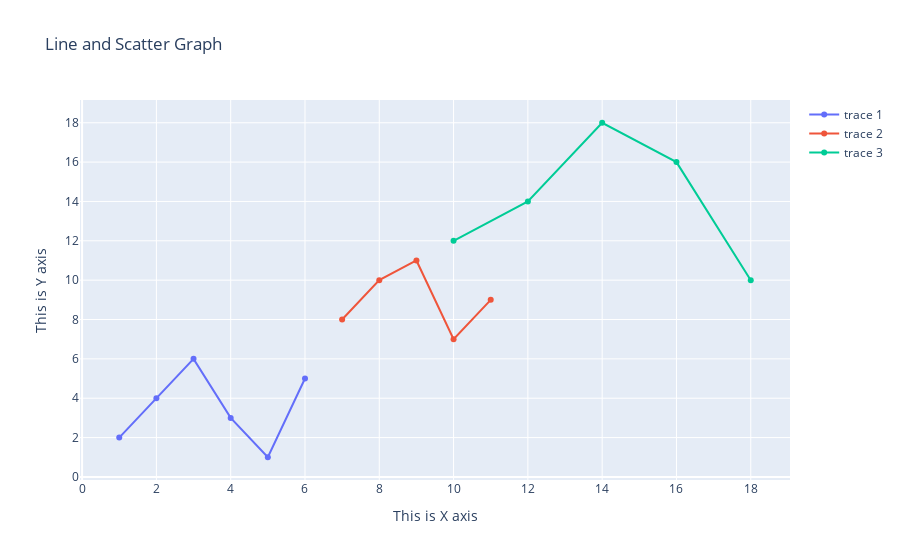

This figure's notebook cell:
### Code cell
import plotly.graph_objects as go
x1 = [1,2,3,4,5,6]
y1 = [2,4,6,3,1,5]
x2 = [7,8,9,10,11]
y2 = [8,10,11,7,9]
x3 = [10,12,14,16,18]
y3 = [12,14,18,16,10]
fig=go.Figure()
fig.add_trace(go.Scatter(x = x1,y = y1,mode = 'markers+lines',name = "trace 1"))
fig.add_trace(go.Scatter(x = x2,y = y2,mode = 'markers+lines',name = "trace 2"))
fig.add_trace(go.Scatter(x = x3,y = y3,mode = 'markers+lines',name = "trace 3"))
fig.update_layout(title = "Line and Scatter Graph",xaxis_title="This is X axis",yaxis_title="This is Y axis")
fig.show()

### Figure 1 — Plotly figure (JSON) as saved in the notebook; plotly's stock layout.template omitted (floating-point values rounded to 4 significant figures)
{"data": [{"mode": "markers+lines", "name": "trace 1", "type": "scatter", "x": [1, 2, 3, 4, 5, 6], "y": [2, 4, 6, 3, 1, 5]}, {"mode": "markers+lines", "name": "trace 2", "type": "scatter", "x": [7, 8, 9, 10, 11], "y": [8, 10, 11, 7, 9]}, {"mode": "markers+lines", "name": "trace 3", "type": "scatter", "x": [10, 12, 14, 16, 18], "y": [12, 14, 18, 16, 10]}], "layout": {"autosize": true, "title": {"text": "Line and Scatter Graph"}, "xaxis": {"autorange": true, "range": [-0.03241, 19.03], "title": {"text": "This is X axis"}, "type": "linear"}, "yaxis": {"autorange": true, "range": [-0.4029, 19.4], "title": {"text": "This is Y axis"}, "type": "linear"}}}
